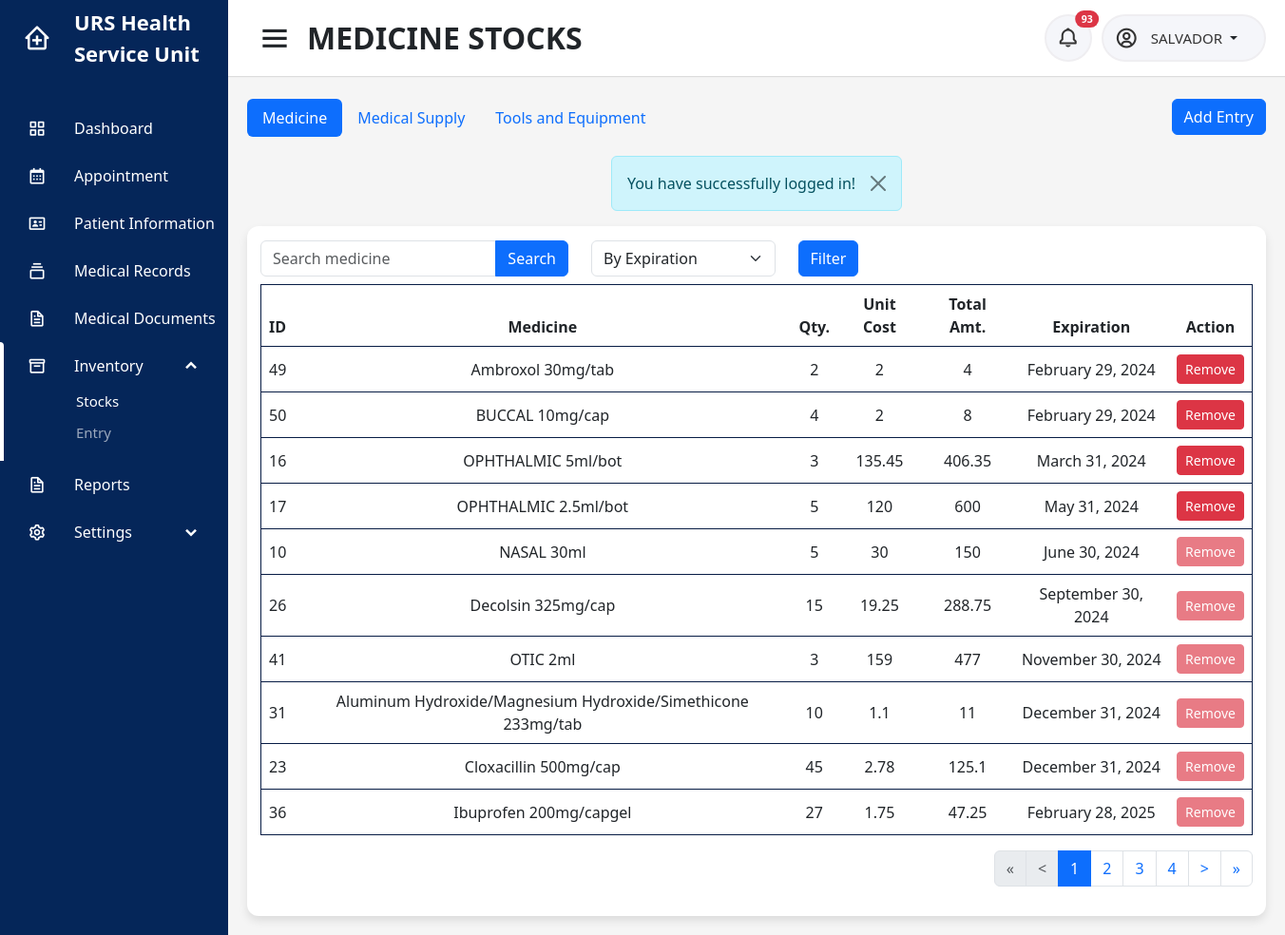
The app's page /users/nurse/med_stocks.php (signed in) with its own data.
### tables this page shows
CREATE TABLE `inventory_medicine` (
  `id` int(11) NOT NULL,
  `campus` varchar(45) NOT NULL,
  `medid` int(11) NOT NULL,
  `closed` int(10) UNSIGNED DEFAULT 0,
  `open` int(10) UNSIGNED DEFAULT 0,
  `qty` int(10) UNSIGNED NOT NULL,
  `unit_cost` float UNSIGNED NOT NULL,
  `expiration` date DEFAULT NULL,
  `date` date NOT NULL,
  `time` time NOT NULL
);

CREATE TABLE `medicine` (
  `medid` int(11) NOT NULL,
  `med_admin` varchar(45) NOT NULL,
  `medicine` varchar(100) NOT NULL,
  `dosage` float NOT NULL,
  `dosage_form` varchar(45) NOT NULL,
  `unit_measure` varchar(45) NOT NULL,
  `datetime` datetime NOT NULL,
  `state` varchar(45) NOT NULL COMMENT 'per piece/open-close'
);

### users/nurse/med_stocks.php (the view, shortened to what this page needs)
<?php
include('../../connection.php');
$campus = $_SESSION['campus'];
$userid = $_SESSION['userid'];
$name = $_SESSION['username'];
if (isset($_GET['medicine'])) {
    $medicine = isset($_GET['medicine']) ? $_GET['medicine'] : '';
    $whereClause = " campus = '$campus' AND i.qty > 0";
    if ($medicine !== '') {
        $whereClause .= " AND CONCAT(m.medicine, ' ', m.dosage, m.unit_measure) LIKE '%$medicine%'";
    }
    $sql_count = "SELECT COUNT(*) AS total_rows
                  FROM inventory_medicine i
                  INNER JOIN medicine m ON m.medid=i.medid
                  WHERE $whereClause ORDER BY expiration";
} else {
    $sql_count = "SELECT COUNT(*) AS total_rows
                  FROM inventory_medicine i
                  INNER JOIN medicine m ON m.medid=i.medid
                  WHERE campus = '$campus' AND i.qty > 0 ORDER BY expiration";
}
$count_result = $conn->query($sql_count);
if ($count_result) {
    $count_row = $count_result->fetch_assoc();
    $nr_of_rows = $count_row['total_rows'];
} else {
    echo "Error: " . $conn->error;
}
$rows_per_page = 10;
$page = isset($_GET['page']) ? $_GET['page'] : 1;
$start = ($page - 1) * $rows_per_page;
$pages = ceil($nr_of_rows / $rows_per_page);
$previous = $page - 1;
$next = $page + 1;
$start_loop = $page > 2 ? $page - 2 : 1;
$end_loop = $page < $pages - 2 ? $page + 2 : $pages;
if ($pages > 4) {
    if ($page > 2 && $page < $pages - 1) {
        $end_loop = $page + 1;
    } elseif ($page == 1) {
        $start_loop = 1;
        $end_loop = 4;
    } elseif ($page == $pages) {
        $start_loop = $pages - 3;
        $end_loop = $pages;
    }
}
?>
<!DOCTYPE html>
<html lang="en" dir="ltr">
<head>
    <?php include('../../includes/header.php'); ?>
</head>
<body id="<?php echo $id ?>">
    <?php include('../../includes/sidebar.php') ?>
    <section class="home-section">
        <nav>
            <div class="sidebar-button">
                <i class='bx bx-menu sidebarBtn'></i>
                <span class="dashboard">MEDICINE STOCKS</span>
            </div>
            <div class="right-nav">
                <div class="notification-button">
                    <button type="button" class="btn btn-sm position-relative" onclick="window.location.href = 'notification'">
                        <i class='bx bx-bell'></i>
                        <?php
                        $sql = "SELECT au.id, au.user, au.campus, au.activity, au.datetime, au.status, ac.firstname, ac.middlename, ac.lastname, ac.campus, i.image FROM audit_trail au INNER JOIN account ac ON ac.accountid = au.user INNER JOIN patient_image i ON i.patient_id = au.user WHERE ((au.activity LIKE '%added a walk-in schedule%' AND au.activity LIKE '%$campus%') OR (au.activity LIKE '%cancelled a walk-in schedule%' AND au.activity LIKE '%$campus%') OR au.activity LIKE 'sent%' OR au.activity LIKE 'cancelled%' OR au.activity LIKE 'uploaded medical document%' OR au.activity LIKE '%expired%') AND au.status='unread' AND au.user != '$userid' ORDER BY au.datetime DESC";
                        $result = mysqli_query($conn, $sql);
                        if ($row = mysqli_num_rows($result)) {
                        ?>
                            <span class="position-absolute top-0 start-100 translate-middle badge rounded-pill bg-danger">
                                <?= $row ?>
                            </span>
                        <?php
                        }
                        ?>
                    </button>
                </div>
                <div class="profile-details">
                    <i class='bx bx-user-circle'></i>
                    <div class="dropdown">
                        <a class="btn dropdown-toggle" href="#" role="button" data-bs-toggle="dropdown" aria-expanded="false">
                            <span class="admin_name">
                                <?php
                                echo $name ?>
                            </span>
                        </a>
                    </div>
                </div>
            </div>
        </nav>
        <div class="home-content">
            <div class="overview-boxes">
                <div class="inv-tabs">
                    <div class="tabs">
                        <ul class="nav nav-pills">
                            <li class="nav-item">
                                <a class="nav-link active" aria-current="page" href="#">Medicine</a>
                            </li>
                            <li class="nav-item">
                                <a class="nav-link" href="sup_stocks_total">Medical Supply</a>
                            </li>
                            <li class="nav-item">
                                <a class="nav-link" href="te_stocks">Tools and Equipment</a>
                            </li>
                        </ul>
                    </div>
                    <div>
                        <button type="button" class="btn btn-primary" data-bs-toggle="modal" data-bs-target="#addmedstocks">Add Entry</button>
                        <?php include('modals/nurseaddmedstocks_exp_modal.php'); ?>
                    </div>
                </div>
                <?php
                include('../../includes/alert.php');
                ?>
                <div class="content">
                    <div class="row">
                        <div class="row">
                            <div class="col-md-4 mb-2">
                                <form action="" method="get">
                                    <div class="row">
                                        <div class="col-md-12">
                                            <div class="input-group">
                                                <input type="text" name="medicine" value="<?= isset($_GET['medicine']) == true ? $_GET['medicine'] : '' ?>" class="form-control" placeholder="Search medicine">
                                                <button type="submit" class="btn btn-primary">Search</button>
                                            </div>
                                        </div>
                                    </div>
                                </form>
                            </div>
                            <div class="col-md-3">
                                <form action="medinv_viewfilter.php" method="POST">
                                    <div class="row">
                                        <div class="col mb-2">
                                            <select name="medinv_view" class="form-select">
                                                <option value="expiration" selected>By Expiration</option>
                                            </select>
                                        </div>
                                        <div class="col-md-2 mb-2">
                                            <button type="submit" class="btn btn-primary">Filter</button>
                                        </div>
                                    </div>
                                </form>
                            </div>
                        </div>
                        <div class="col-sm-12">
                            <div class="table-responsive">
                                <table class="table">
                                    <thead class="head">
                                        <tr>
                                            <th>ID</th>
                                            <th>Medicine</th>
                                            <th>Qty.</th>
                                            <th>Unit Cost</th>
                                            <th>Total Amt.</th>
                                            <th>Expiration</th>
                                            <th>Action</th>
                                    </thead>
                                    <tbody>
                                        <?php
                                        if (isset($_GET['medicine']) && $_GET['medicine'] != '') {
                                            $medicine = $_GET['medicine'];
                                            $count = 1;
                                            $sql = "SELECT i.id, i.campus, i.medid, i.qty, i.unit_cost, i.expiration, m.medicine, m.dosage, m.unit_measure, m.medid FROM inventory_medicine i INNER JOIN medicine m on m.medid=i.medid WHERE CONCAT(m.medicine, ' ', m.dosage, m.unit_measure) LIKE '%$medicine%' AND campus = '$campus' LIKE '%$medicine%' AND i.qty > 0  ORDER BY expiration LIMIT $start, $rows_per_page";
                                            $result = mysqli_query($conn, $sql);
                                        } else {
                                            $sql = "SELECT i.id, i.campus, i.medid, i.qty, i.unit_cost, i.expiration, m.medicine, m.dosage, m.unit_measure, m.medid FROM inventory_medicine i INNER JOIN medicine m on m.medid=i.medid WHERE campus = '$campus' AND i.qty > 0  ORDER BY expiration LIMIT $start, $rows_per_page";
                                            $result = mysqli_query($conn, $sql);
                                        }
                                        if ($result) {
                                            if (mysqli_num_rows($result) > 0) {
                                                foreach ($result as $data) {
                                                    $today = date("Y-m-d");
                                                    if ($data['expiration'] <= $today) {
                                        ?>
                                                        <tr style="color: red;">
                                                            <td><?php echo $data['id'];
                                                                $amount = $data['qty'] * $data['unit_cost'];
                                                                if ($data['expiration'] == "0000-00-00") {
                                                                    $date = "N/A";
                                                                } else {
                                                                    $date = date("F d, Y", strtotime($data['expiration']));
                                                                }
                                                                ?></td>
                                                            <td><?php echo $data['medicine'] . " " . $data['dosage'] . $data['unit_measure'] ?></td>
                                                            <td><?php echo $data['qty'] ?></td>
                                                            <td><?php echo $data['unit_cost'] ?></td>
                                                            <td><?php echo $amount ?></td>
                                                            <td><?php echo $date; ?></td>
                                                            <td><button type="button" class="btn btn-danger btn-sm" data-bs-toggle="modal" data-bs-target="#rem_exp<?php echo $data['id']; ?>">Remove</button></td>
                                                        </tr>
                                                    <?php
                                                    } else { ?>
                                                        <tr>
                                                            <td><?php echo $data['id'];
                                                                $amount = $data['qty'] * $data['unit_cost'];
                                                                if ($data['expiration'] == "0000-00-00") {
                                                                    $date = "N/A";
                                                                } else {
                                                                    $date = date("F d, Y", strtotime($data['expiration']));
                                                                }
                                                                ?></td>
                                                            <td><?php echo $data['medicine'] . " " . $data['dosage'] . $data['unit_measure'] ?></td>
                                                            <td><?php echo $data['qty'] ?></td>
                                                            <td><?php echo $data['unit_cost'] ?></td>
                                                            <td><?php echo $amount ?></td>
                                                            <td><?php echo $date; ?></td>
                                                            <td><button type="button" class="btn btn-danger btn-sm" disabled>Remove</button></td>
                                                        </tr>
                                                <?php
                                                    }
                                                }
                                            }
                                        }
                                        ?>
                                    </tbody>
                                </table>
                                <ul class="pagination justify-content-end">
                                    <?php
                                    if (mysqli_num_rows($result) > 0) : ?>
                                        <li class="page-item <?= $page == 1 ? 'disabled' : ''; ?>">
                                            <a class="page-link" href="?<?= isset($_GET['medicine']) ? 'medicine=' . $_GET['medicine'] . '&' : '' ?>page=<?= 1; ?>">&laquo;</a>
                                        </li>
                                        <li class="page-item <?php echo $page == 1 ? 'disabled' : ''; ?>">
                                            <a class="page-link" href="?<?= isset($_GET['medicine']) ? 'medicine=' . $_GET['medicine'] . '&' : '' ?>page=<?= $previous; ?>">&lt;</a>
                                        </li>
                                        <?php for ($i = $start_loop; $i <= $end_loop; $i++) : ?>
                                            <li class="page-item <?php echo $page == $i ? 'active' : ''; ?>">
                                                <a class="page-link" href="?<?= isset($_GET['medicine']) ? 'medicine=' . $_GET['medicine'] . '&' : '' ?>page=<?= $i; ?>"><?= $i; ?></a>
                                            </li>
                                        <?php endfor; ?>
                                        <li class="page-item <?php echo $page == $pages ? 'disabled' : ''; ?>">
                                            <a class="page-link" href="?<?= isset($_GET['medicine']) ? 'medicine=' . $_GET['medicine'] . '&' : '' ?>page=<?= $next; ?>">&gt;</a>
                                        </li>
                                        <li class="page-item <?php echo $page == $pages ? 'disabled' : ''; ?>">
                                            <a class="page-link" href="?<?= isset($_GET['medicine']) ? 'medicine=' . $_GET['medicine'] . '&' : '' ?>page=<?= $pages; ?>">&raquo;</a>
                                        </li>
                                    <?php endif; ?>
                                </ul>
                            </div>
                        </div>
                    </div>
                </div>
            </div>
        </div>
    </section>
</body>
</html>

### records on screen
inventory_medicine: id "49", medid.medicine "Ambroxol", medid.dosage "30", medid.unit_measure "mg/tab", qty "2", unit_cost "2", amount "4", expiration "February 29, 2024"
inventory_medicine: id "50", medid.medicine "BUCCAL", medid.dosage "10", medid.unit_measure "mg/cap", qty "4", unit_cost "2", amount "8", expiration "February 29, 2024"
inventory_medicine: id "16", medid.medicine "OPHTHALMIC", medid.dosage "5", medid.unit_measure "ml/bot", qty "3", unit_cost "135.45", amount "406.35", expiration "March 31, 2024"
inventory_medicine: id "17", medid.medicine "OPHTHALMIC", medid.dosage "2.5", medid.unit_measure "ml/bot", qty "5", unit_cost "120", amount "600", expiration "May 31, 2024"
inventory_medicine: id "10", medid.medicine "NASAL", medid.dosage "30", medid.unit_measure "ml", qty "5", unit_cost "30", amount "150", expiration "June 30, 2024"
inventory_medicine: id "26", medid.medicine "Decolsin", medid.dosage "325", medid.unit_measure "mg/cap", qty "15", unit_cost "19.25", amount "288.75", expiration "September 30, 2024"
inventory_medicine: id "41", medid.medicine "OTIC", medid.dosage "2", medid.unit_measure "ml", qty "3", unit_cost "159", amount "477", expiration "November 30, 2024"
inventory_medicine: id "31", medid.medicine "Aluminum Hydroxide/Magnesium Hydroxide/Simethicone", medid.dosage "233", medid.unit_measure "mg/tab", qty "10", unit_cost "1.1", amount "11", expiration "December 31, 2024"
inventory_medicine: id "23", medid.medicine "Cloxacillin", medid.dosage "500", medid.unit_measure "mg/cap", qty "45", unit_cost "2.78", amount "125.1", expiration "December 31, 2024"
inventory_medicine: id "36", medid.medicine "Ibuprofen", medid.dosage "200", medid.unit_measure "mg/capgel", qty "27", unit_cost "1.75", amount "47.25", expiration "February 28, 2025"

### other values on screen
$row "93"
$name "SALVADOR"
$_SESSION['alert'] "You have successfully logged in!"
